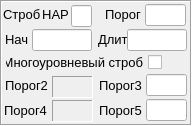
     <widget class="QFrame" name="frame_strob">
      <property name="geometry">
       <rect>
        <x>5</x>
        <y>293</y>
        <width>192</width>
        <height>126</height>
       </rect>
      </property>
      <property name="frameShape">
       <enum>QFrame::Box</enum>
      </property>
      <property name="frameShadow">
       <enum>QFrame::Sunken</enum>
      </property>
      <widget class="QLabel" name="label_bstr">
       <property name="geometry">
        <rect>
         <x>5</x>
         <y>29</y>
         <width>31</width>
         <height>21</height>
        </rect>
       </property>
       <property name="font">
        <font>
         <pointsize>10</pointsize>
        </font>
       </property>
       <property name="text">
        <string>Нач</string>
       </property>
      </widget>
      <widget class="QLabel" name="label_lstr">
       <property name="geometry">
        <rect>
         <x>98</x>
         <y>29</y>
         <width>31</width>
         <height>20</height>
        </rect>
       </property>
       <property name="font">
        <font>
         <pointsize>10</pointsize>
        </font>
       </property>
       <property name="text">
        <string>Длит</string>
       </property>
      </widget>
      <widget class="QLabel" name="label_nstrb">
       <property name="geometry">
        <rect>
         <x>3</x>
         <y>4</y>
         <width>51</width>
         <height>21</height>
        </rect>
       </property>
       <property name="font">
        <font>
         <pointsize>10</pointsize>
        </font>
       </property>
       <property name="text">
        <string>Строб</string>
       </property>
      </widget>
      <widget class="QLabel" name="label_por">
       <property name="geometry">
        <rect>
         <x>105</x>
         <y>4</y>
         <width>41</width>
         <height>21</height>
        </rect>
       </property>
       <property name="font">
        <font>
         <pointsize>10</pointsize>
        </font>
       </property>
       <property name="text">
        <string>Порог</string>
       </property>
      </widget>
      <widget class="ParamLineEditSel" name="ed_bstr">
       <property name="geometry">
        <rect>
         <x>32</x>
         <y>29</y>
         <width>60</width>
         <height>22</height>
        </rect>
       </property>
       <property name="font">
        <font>
         <pointsize>10</pointsize>
        </font>
       </property>
       <property name="alignment">
        <set>Qt::AlignCenter</set>
       </property>
      </widget>
      <widget class="ParamLineEditSel" name="ed_lstr">
       <property name="geometry">
        <rect>
         <x>127</x>
         <y>29</y>
         <width>60</width>
         <height>22</height>
        </rect>
       </property>
       <property name="font">
        <font>
         <pointsize>10</pointsize>
        </font>
       </property>
       <property name="alignment">
        <set>Qt::AlignCenter</set>
       </property>
      </widget>
      <widget class="ParamLineEditSel" name="ed_por">
       <property name="geometry">
        <rect>
         <x>145</x>
         <y>4</y>
         <width>41</width>
         <height>22</height>
        </rect>
       </property>
       <property name="font">
        <font>
         <pointsize>10</pointsize>
        </font>
       </property>
       <property name="alignment">
        <set>Qt::AlignCenter</set>
       </property>
      </widget>
      <widget class="ParamLineEditSel" name="ed_nstrob">
       <property name="geometry">
        <rect>
         <x>71</x>
         <y>5</y>
         <width>21</width>
         <height>22</height>
        </rect>
       </property>
       <property name="font">
        <font>
         <pointsize>10</pointsize>
        </font>
       </property>
       <property name="alignment">
        <set>Qt::AlignCenter</set>
       </property>
      </widget>
      <widget class="QLabel" name="label_strb_type">
       <property name="geometry">
        <rect>
         <x>40</x>
         <y>4</y>
         <width>31</width>
         <height>21</height>
        </rect>
       </property>
       <property name="font">
        <font>
         <pointsize>10</pointsize>
        </font>
       </property>
       <property name="text">
        <string>НАР</string>
       </property>
       <property name="alignment">
        <set>Qt::AlignCenter</set>
       </property>
      </widget>
      <widget class="CheckBoxSel" name="checkBox_extra_strob_por">
       <property name="geometry">
        <rect>
         <x>5</x>
         <y>52</y>
         <width>157</width>
         <height>20</height>
        </rect>
       </property>
       <property name="font">
        <font>
         <pointsize>10</pointsize>
        </font>
       </property>
       <property name="layoutDirection">
        <enum>Qt::RightToLeft</enum>
       </property>
       <property name="text">
        <string>Многоуровневый строб</string>
       </property>
      </widget>
      <widget class="ParamLineEditSel" name="ed_por_2">
       <property name="geometry">
        <rect>
         <x>146</x>
         <y>74</y>
         <width>41</width>
         <height>22</height>
        </rect>
       </property>
       <property name="font">
        <font>
         <pointsize>10</pointsize>
        </font>
       </property>
       <property name="alignment">
        <set>Qt::AlignCenter</set>
       </property>
      </widget>
      <widget class="QLabel" name="label_por_1a">
       <property name="geometry">
        <rect>
         <x>5</x>
         <y>75</y>
         <width>43</width>
         <height>21</height>
        </rect>
       </property>
       <property name="font">
        <font>
         <pointsize>10</pointsize>
        </font>
       </property>
       <property name="text">
        <string>Порог2</string>
       </property>
      </widget>
      <widget class="QLabel" name="label_por_2">
       <property name="geometry">
        <rect>
         <x>99</x>
         <y>75</y>
         <width>43</width>
         <height>21</height>
        </rect>
       </property>
       <property name="font">
        <font>
         <pointsize>10</pointsize>
        </font>
       </property>
       <property name="text">
        <string>Порог3</string>
       </property>
      </widget>
      <widget class="ParamLineEditSel" name="ed_por_3">
       <property name="geometry">
        <rect>
         <x>146</x>
         <y>99</y>
         <width>41</width>
         <height>22</height>
        </rect>
       </property>
       <property name="font">
        <font>
         <pointsize>10</pointsize>
        </font>
       </property>
       <property name="alignment">
        <set>Qt::AlignCenter</set>
       </property>
      </widget>
      <widget class="QLabel" name="label_por_2a">
       <property name="geometry">
        <rect>
         <x>4</x>
         <y>100</y>
         <width>43</width>
         <height>21</height>
        </rect>
       </property>
       <property name="font">
        <font>
         <pointsize>10</pointsize>
        </font>
       </property>
       <property name="text">
        <string>Порог4</string>
       </property>
      </widget>
      <widget class="QLabel" name="label_por_3">
       <property name="geometry">
        <rect>
         <x>99</x>
         <y>100</y>
         <width>43</width>
         <height>21</height>
        </rect>
       </property>
       <property name="font">
        <font>
         <pointsize>10</pointsize>
        </font>
       </property>
       <property name="text">
        <string>Порог5</string>
       </property>
      </widget>
      <widget class="QLabel" name="label_por_1a_val">
       <property name="geometry">
        <rect>
         <x>52</x>
         <y>76</y>
         <width>41</width>
         <height>22</height>
        </rect>
       </property>
       <property name="font">
        <font>
         <pointsize>10</pointsize>
        </font>
       </property>
       <property name="frameShape">
        <enum>QFrame::Panel</enum>
       </property>
       <property name="frameShadow">
        <enum>QFrame::Sunken</enum>
       </property>
       <property name="alignment">
        <set>Qt::AlignCenter</set>
       </property>
      </widget>
      <widget class="QLabel" name="label_por_2a_val">
       <property name="geometry">
        <rect>
         <x>52</x>
         <y>100</y>
         <width>41</width>
         <height>22</height>
        </rect>
       </property>
       <property name="font">
        <font>
         <pointsize>10</pointsize>
        </font>
       </property>
       <property name="frameShape">
        <enum>QFrame::Panel</enum>
       </property>
       <property name="frameShadow">
        <enum>QFrame::Sunken</enum>
       </property>
       <property name="alignment">
        <set>Qt::AlignCenter</set>
       </property>
      </widget>
     </widget>
